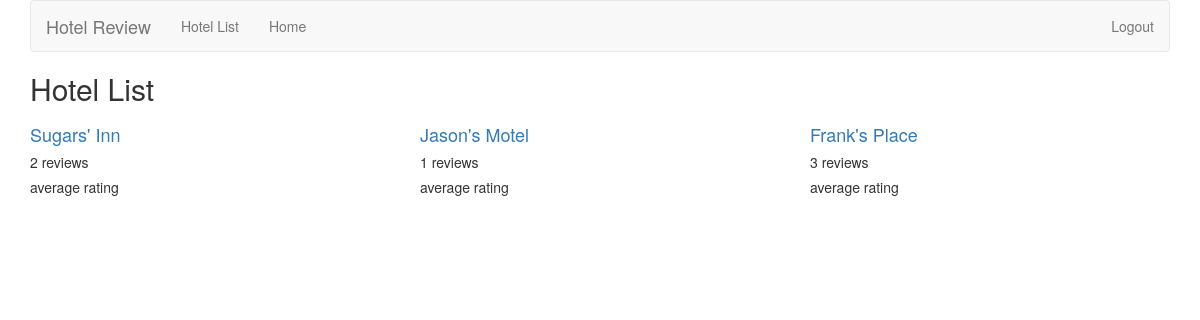
Page /hotelsite/hotel (signed in) on the committed database.
### hotelsite/models.py (models this page shows, shortened)
class Hotel(models.Model):
	name = models.CharField(max_length=60)
	add1 = models.CharField(max_length=50)
	add2 = models.CharField(max_length=50, null=True, blank=True)
	city = models.CharField(max_length=50)
	state = models.CharField(max_length= 2)
	zipcode = models.CharField(max_length=5)

### hotelsite/views.py (the view)
def hotel_list(request):
    hotel_list = Hotel.objects.order_by('-name')
    context = {'hotel_list':hotel_list}
    return render(request, 'hotel_list.html', context)

### hotelsite/templates/hotel_list.html
{% extends 'base.html' %}
{% block title %}
<h2>Hotel List</h2>
{% endblock title %}
{% block content %}
{% if hotel_list %}
<div class="row">
    {% for hotel in hotel_list %}
  <div class="col-xs-6 col-lg-4">
        <h4><a href="{% url 'hotelsite:hotel_detail' hotel.id %}">
        {{ hotel.name }}
        </a></h4>
        <h5>{{ hotel.review_set.count }} reviews</h5>
        <h5>{{ hotel_averagerating | floatformat }} average rating</h5>
    </div>
    {% endfor %}
</div>
{% else %}
    <p>No Hotels are available.</p>
{% endif %}
{% endblock content %}

### rows in the picture
Hotel: name "Sugars' Inn", review_set.count "2"
Hotel: name "Jason's Motel", review_set.count "1"
Hotel: name "Frank's Place", review_set.count "3"
